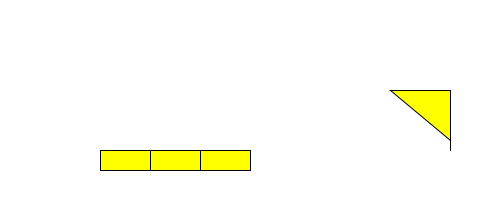
Frame 1 (no input)
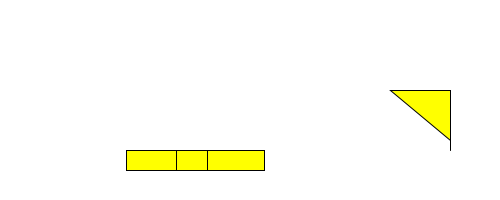
Frame 60 (the mouse pressed at the canvas centre just before this capture)
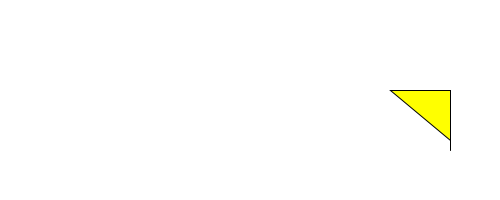
Frame 120 (the mouse held since frame 60 and released just before this capture)

The Processing sketch that drew these frames (run headless with seeded random() and noise(); from frame 60 on, the mouse is pressed at the canvas centre):

// Processing sketch: processing_169726
// ── processing_169726.pde

int d0;
int d1;
int d2;
int c=25;
int i=0;
int j=0;
int k=0;

void setup(){
  size(500,200);
  d0=100;d1=d0+50;d2=d1+50;
  frameRate(10);
}
void draw(){
    background(255);
    banderita(450,150);
  if(i<=c){
    segmento(d0+i,150,50-i,20);
    segmento(d1,150,50,20);
    segmento(d2,150,50,20);
    i++;
  }
  else if(j<=c){
    segmento(d0+i,150,50-i+j,20);
    segmento(d1+j,150,50-j,20);
    segmento(d2,150,50,20);
    j++;
    }
    
    else if(k<=c){
    segmento(d0+i,150,50-i+j,20);
    segmento(d1+j,150,50-j+k,20);
    segmento(d2+k,150,50+k,20);
    k++;
    }

}
void segmento(int xi, int yi, int ancho, int alto){
  rect(xi,yi,ancho,alto);
}
void banderita (int xi, int yi){
line(xi,yi,xi,yi-60);
fill(255,255,0);
triangle(xi,yi-10,xi,yi-60,xi-60,yi-60);

}
